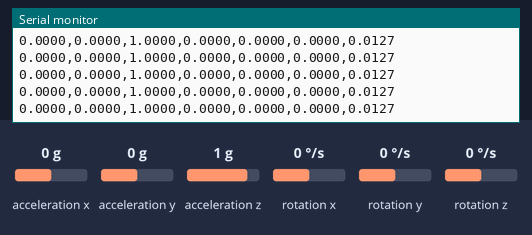
The sketch below on a simulated Arduino Uno, built with avr-gcc and run on an emulated ATmega328P. On the bench: the last lines printed to the serial monitor. The test bench sets the inputs (shaded band); at power-on: acceleration x 0 g, acceleration y 0 g, acceleration z 1 g, rotation x 0 °/s, rotation y 0 °/s, rotation z 0 °/s.

Above: at 1.2 s.
1.3 s: acceleration x set to -1.4 g
At 2.3 s:
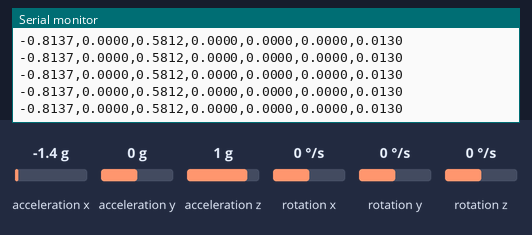
4.3 s: acceleration y set to -1.4 g
At 5.0 s:
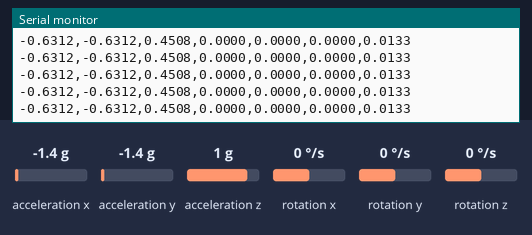
7.3 s: acceleration z set to -1.4 g
At 8.0 s:
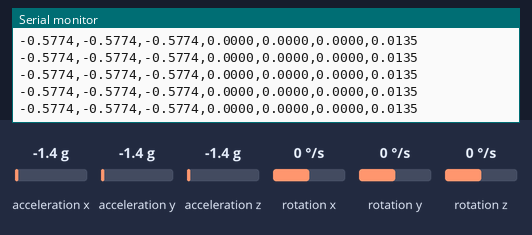
10.3 s: acceleration x set to 0 g
At 11.4 s:
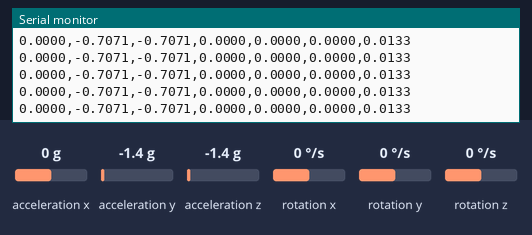
13.3 s: rotation x set to -192 °/s
At 14.4 s:
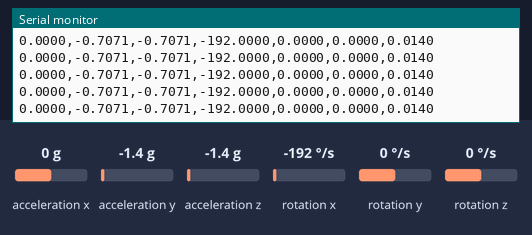
14.8 s: rotation y set to -192 °/s
At 15.7 s:
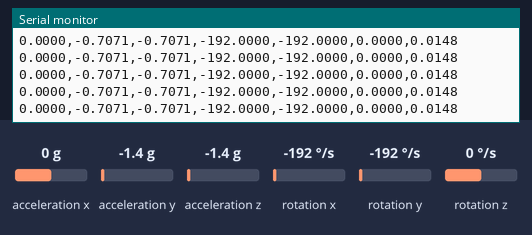
Timing chart, 0 to 17.8 s (numbered marks = the images above; inputs shaded):
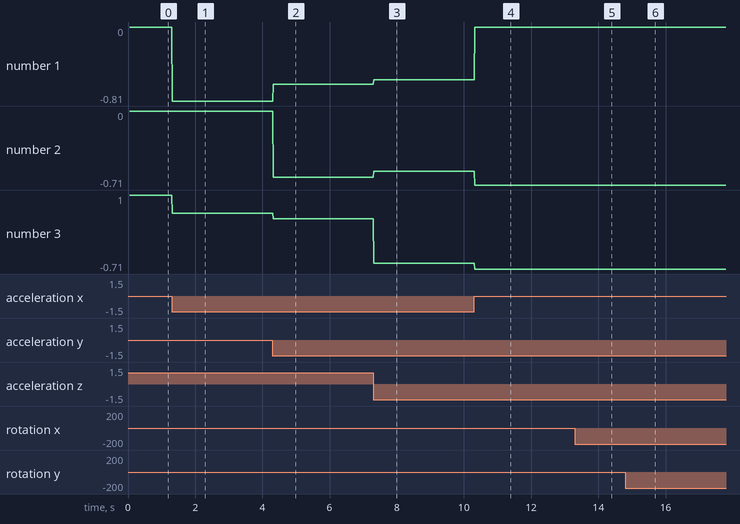

The sketch:

MPU6050_EKF.ino
```cpp
/*
 * Author: adam pasvatis
 *
 * Raw data from the IMU6050 is sent to the terminal
 * Format: Each row contains a different timestamp
 *         First 3 columns contain the accelerometer data, the next 3 columns the gyro, last column contains the dt for this timestep
 *         Units for acceleration are in m/sec² and for angular velocity in deg/sec
 *
 */


#include "I2Cdev.h"
#include "MPU6050.h"
#include <math.h>
#include "Wire.h"

#define DIGITS 4                // number of digits to display for floatting numbers
//#define PI 3.14159265
#define G 9.81

#define LSB_PER_G 16384.0         // bits per g
#define LSB_PER_DEGSEC 131.0      // bits per degree/sec
//#define ACC_SENSITIVITY 2       // in g
//#define GYRO_SENSITIVITY 250    // in degrees/sec

//#define LED_PIN 13


/***Variables declaration***/

//
//float R_Estim[3];     // estimation of projection of normalized gravitation vector
//float R_Gyro[3];      // projection of normalized gravitation vector obtained from last estimated value and gyro movement (in g) - for comparison
//
//float P[3][3] = {{1,0,0},{0,1,0},{0,0,1}};                 // state covariance matrix
//float Q[3][3] = {{1e-4,0,0},{0,1e-4,0},{0,0,1e-4}};        // model and gyro noise covariance
//float R[3][3] = {{1e-3,0,0},{0,1e-3,0},{0,0,1e-3}};        // accelerometer noise covariance
//
//float F[3][3];                                    // model Jacobian (updated in every iteration)
//float H[3][3] = {{1,0,0},{0,1,0},{0,0,1}};        // measurement Jacobian
//float K[3][3];                                    // Kalman gain (updated in every iteration)


MPU6050 accelgyro;    // the IMU sensor
float R_Accel[3];     // projection of normalized gravitation vector on x/y/z axis, as measured by accelerometer (in g)
float g_ang_vel[3];     // gyro measurement vector in degrees/sec
float dt;               // time step
unsigned long t_old;    // for measuring time elapsed

/**********************************************************/


void setup() {

    // join I2C bus (I2Cdev library doesn't do this automatically)
    #if I2CDEV_IMPLEMENTATION == I2CDEV_ARDUINO_WIRE
        Wire.begin();
    #elif I2CDEV_IMPLEMENTATION == I2CDEV_BUILTIN_FASTWIRE
        Fastwire::setup(400, true);
    #endif

    // initialize serial communication
    // (38400 chosen because it works as well at 8MHz as it does at 16MHz, but
    // it's really up to you depending on your project)
    Serial.begin(38400);

    // initialize device
    Serial.println("Initializing I2C devices...");
    // with accel_range = +-2g, gyro_range = +-250 degrees/sec
    accelgyro.initialize();

    // verify connection
    Serial.println("Testing device connections...");
    Serial.println(accelgyro.testConnection() ? "MPU6050 connection successful" : "MPU6050 connection failed");


    // Update internal offsets (necessary every now and again)

    Serial.println("Updating internal sensor offsets...");
    accelgyro.setXAccelOffset(-3285);
    delay(5);
    accelgyro.setYAccelOffset(1300);
    delay(5);
    accelgyro.setZAccelOffset(1155);
    delay(5);
    accelgyro.setXGyroOffset(108);
    delay(5);
    accelgyro.setYGyroOffset(-68);
    delay(5);
    accelgyro.setZGyroOffset(-2);
//

    t_old = micros();
   // firstTime = true;

//    // Initialize estimation
//    R_Estim[0] = 0.0;
//    R_Estim[1] = 0.0;
//    R_Estim[2] = 1.0;

    // configure Arduino LED pin for output
//    pinMode(LED_PIN, OUTPUT);
}


void loop() {


    getRaw();

    // Accelerometer,gyro and dt data to the serial (be careful with the precision here!)
    Serial.print(R_Accel[0],DIGITS);
    Serial.print(",");
    Serial.print(R_Accel[1],DIGITS);
    Serial.print(",");
    Serial.print(R_Accel[2],DIGITS);
    Serial.print(",");
    Serial.print(g_ang_vel[0],DIGITS);
    Serial.print(",");
    Serial.print(g_ang_vel[1],DIGITS);
    Serial.print(",");
    Serial.print(g_ang_vel[2],DIGITS);
    Serial.print(",");
    Serial.print(dt,DIGITS);
    Serial.print("\n");

}


void getRaw(){

    int i;               // for for loops
    unsigned long t_new; // for time measurement

    // accelerometer and gyro raw values (no units)
    int16_t a_raw[3];
    int16_t g_raw[3];

//    float Temp1[3][3];   // temp arrays for calculations
//    float Temp2[3][3];
//    float Temp_Vec[3];
//    float Temp_Vec2[3];

    /***Get measurements and time step***/

    t_new = micros(); // in us

    // read raw accel/gyro measurements from device
    accelgyro.getMotion6(&a_raw[0], &a_raw[1], &a_raw[2], &g_raw[0], &g_raw[1], &g_raw[2]);

    dt = (t_new - t_old) / 1000000.0f; // in sec
    t_old = t_new;

//    Serial.print("Raw a/g:\t");
//    print_data(a_raw,3);
//    print_data(g_raw,3);
//    Serial.print('\n');

    /**********************************************************/


    /***Get accelerometer data in g and gyro in degrees/sec***/

    for(i=0;i<3;i++){
      R_Accel[i] = a_raw[i] / LSB_PER_G;
      g_ang_vel[i] = g_raw[i] / LSB_PER_DEGSEC;
    }

    // normalize acceleration vector
    normalized(R_Accel);

//    Serial.print("Meaningful a/g:\t");
//    print_data(R_Accel,3);
//    print_data(g_ang_vel,3);
//    Serial.print('\n');

//    /**********************************************************/
//
//      /** EKF Prediction step **/
//
//      if(abs(R_Estim[2]) > 0.1){
//
//        // Update with gyro data and previous estimate, only if Rz is not too small.
//        // Else, keep the previous estimation (skip prediction step)
//
//        // first calculate Jacobian of update function (linearization at previous state)
//        update_F();
//
//        // then evaluate the update function, using previous estimation and gyro measurement
//        evaluate_R(R_Estim,R_Estim);
//
//        // normalize gyro estimation
//        normalized(R_Estim);
//
//        // update state covariance
//        transpose(F,Temp1);      // get the transpose of F
//        dot(P, Temp1, Temp2);    // P * F_transpose
//        dot(F, Temp2, Temp1);    // F * (P * F_transpose)
//        plus(Temp1, Q, P);       // add process noise
//      }
////      else{
////        Serial.println("Skipping update!");
////      }
//
//      // Save the gyro estimation for comparison
//      for(i=0;i<3;i++)
//          R_Gyro[i] = R_Estim[i];
//
//      /*************/
//
//
//      /** EKF Correction step **/
//
//      // Necessary calculations
//      plus(R, P, Temp1);      // innovation covariance in Temp1
//      inv(Temp1,Temp2);       // inverse of innovation covariance in Temp2
//      dot(P,Temp2,K);         // Kalman gain
//
//      // Correction of state vector
//      minus(R_Accel,R_Estim,Temp_Vec); // innovation (residual between measurement and predicted state) in Temp_Vec
//      dot(K,Temp_Vec,Temp_Vec2);       // K * innovation in Temp_Vec2
//      plus(R_Estim,Temp_Vec2,R_Estim);  // correct state vector
//
//      // Correction of covariance
//      dot(K,P,Temp1);          // K * P in Temp1
//      minus(P,Temp1,P);        // correct state covariance
//
//      // normalize estimation vector
//      normalized(R_Estim);

      /********************************/

}


//inline void print_data(const int16_t a[], int len){
//// Prints a vector of length len
//
//    for(int i=0;i<len;i++){
//      Serial.print(a[i]); Serial.print("\t");
//    }
//
//}
//
//inline void print_data(const float a[], int len){
//// Prints a vector of length len
//
//    for(int i=0;i<len;i++){
//      Serial.print(a[i]); Serial.print("\t");
//    }
//
//}
//
//inline void print_array(const float A[][3]){
//// Prints the specified 3d-array
//
//    Serial.print("[");
//    for(int i=0;i<3;i++){
//
//      Serial.print(A[i][0],DIGITS);
//      Serial.print("\t");
//      Serial.print(A[i][1],DIGITS);
//      Serial.print("\t");
//      Serial.print(A[i][2],DIGITS);
//      Serial.println("\t");
//    }
//    Serial.println("]");
//}


inline float squared(float x){
// Squares value

  return x*x;
}


inline void normalized(float a[]){
  // Normalizes a 3d-vector

  float len = sqrt(squared(a[0]) + squared(a[1]) + squared(a[2]));

  for(int i=0;i<3;i++){
    a[i] /= len;
  }
}
//
//void transpose(float input[][3], float output[][3]){
//// Find traspose of a 3x3 matrix
//
//    int i, j;
//
//    for(i=0;i<3;i++)
//    {
//        for(j=0;j<3;j++)
//        {
//            output[j][i] = input[i][j];
//        }
//    }
//}
//
//void dot(float A[][3], float B[][3], float result[][3]){
//// Multiplication for 3x3 arrays
//
//    int i, j, k;
//
//    for(i=0;i<3;i++)
//    {
//        for(j=0;j<3;j++)
//        {
//            result[i][j]=0;
//            for(k=0;k<3;k++)
//            {
//                result[i][j] += A[i][k]*B[k][j];
//            }
//        }
//    }
//}
//
//
//void dot(float A[][3], float B[], float result[]){
//// Multiplication of 3x3 array with 3-vector
//
//    int i,j;
//
//    for(i=0;i<3;i++)
//    {
//      result[i]=0;
//      for(j=0;j<3;j++)
//      {
//          result[i] += A[i][j] * B[j];
//      }
//    }
//}
//
//
//void plus(float A[][3], float B[][3], float result[][3]){
//// Addition for 3x3 arrays
//
//    int i, j;
//
//    for(i=0;i<3;i++)
//    {
//        for(j=0;j<3;j++)
//        {
//          result[i][j] = A[i][j] + B[i][j];
//        }
//    }
//}
//
//
//void minus(float A[][3], float B[][3], float result[][3]){
//// Subtraction for 3x3 arrays
//
//    int i, j;
//
//    for(i=0;i<3;i++)
//    {
//        for(j=0;j<3;j++)
//        {
//          result[i][j] = A[i][j] - B[i][j];
//        }
//    }
//}
//
//
//void plus(float A[], float B[], float result[]){
//// Addition for 3-vector
//
//    int i;
//
//    for(i=0;i<3;i++)
//    {
//      result[i] = A[i] + B[i];
//    }
//}
//
//
//void minus(float A[], float B[], float result[]){
//// Subtraction for 3-vector
//
//    int i;
//
//    for(i=0;i<3;i++)
//    {
//      result[i] = A[i] - B[i];
//    }
//}
//
//
//void inv(float A[][3], float result[][3]){
//// Finds inverse of 3x3 array
//
//    int i, j;
//    float det = 0;
//
//    for(i=0;i<3;i++)
//        det = det + (A[0][i]*(A[1][(i+1)%3]*A[2][(i+2)%3] - A[1][(i+2)%3]*A[2][(i+1)%3]));
//
//    for(i=0;i<3;i++){
//        for(j=0;j<3;j++)
//            result[i][j] = ((A[(i+1)%3][(j+1)%3] * A[(i+2)%3][(j+2)%3]) - (A[(i+1)%3][(j+2)%3]*A[(i+2)%3][(j+1)%3]))/ det ;
//    }
//}
//
//
//void evaluate_R(float R[],float R_result[]){
//
//// Evaluates the prediction function of the EKF, at the given R[n-1] and gives the result in R_result
//
//    int i;
//    float Az[2];          //angles between projection of the vector on XZ/YZ plane and Z axis (deg)
//    float signRz;         // sign of the z component of the gyro estimation for the gravity vector
//
//    // get angles between projection of R on ZX/ZY plane and Z axis, based on last R_Estim and gyro measurement
//    for(i=0;i<=1;i++){
//        Az[i] = (atan2(R[i],R[2]) * 180 / PI) + g_ang_vel[i] * dt;
//    }
//
//    // estimate sign of RzGyro by looking in what qudrant the angle Axz is: pozitive if Axz in range -90 ..90 => cos(Axz) >= 0
//    signRz = ( cos(Az[0] * PI / 180) >=0 ) ? 1 : -1;
//
//    R_result[0] = sin(Az[0] * PI / 180) / sqrt( 1 + squared(cos(Az[0] * PI / 180)) * squared(tan(Az[1] * PI / 180)) );
//    R_result[1] = sin(Az[1] * PI / 180) / sqrt( 1 + squared(cos(Az[1] * PI / 180)) * squared(tan(Az[0] * PI / 180)) );
//    R_result[2] = signRz * sqrt(1 - squared(R_result[0]) - squared(R_result[1]));
//}
//
//
//void update_F(){
//// Approximates the prediction Jacobian with central finite differences
//
//    float step = 1e-5; // the finite difference step
//    int i,j;
//    float Rtemp[3], R_step_back[3], R_step_forward[3]; // temporary arrays to store results for finite differences
//
//
//    // for each of the 3 state variables
//    for(i=0;i<3;i++){
//
//        // reset Rtemp to R_Estim
//        for(j=0;j<3;j++){
//            Rtemp[j] = R_Estim[j];
//        }
//        Rtemp[i] = R_Estim[i] + step;           // forward step only for the state variable under perturbation
//        evaluate_R(Rtemp,R_step_forward);       // evaluate update function one step ahead
//
//
//        // reset Rtemp to R_Estim
//        for(j=0;j<3;j++){
//            Rtemp[j] = R_Estim[j];
//        }
//        Rtemp[i] = R_Estim[i] - step;           // backward step only for the state variable under perturbation
//        evaluate_R(Rtemp,R_step_back);          // evaluate update function one step ahead
//
//
//        // fill the corresponding column of J
//        for(j=0;j<3;j++){
//            F[j][i] = (R_step_forward[j] - R_step_back[j]) / (2*step);
//        }
//    }
//}
```

Measured:
- after the input at 1.3 s, the serial monitor: prints a new line at once (image 1)
- after the input at 4.3 s, the serial monitor: prints a new line at once (image 2)
- after the input at 7.3 s, the serial monitor: prints a new line at once (image 3)
- after the input at 10.3 s, the serial monitor: prints a new line at once (image 4)
- after the input at 13.3 s, the serial monitor: prints a new line at once (image 5)
- after the input at 14.8 s, the serial monitor: prints a new line at once (image 6)
- plotted number 1: 0 → -0.81 after the input at 1.3 s, -0.81 → -0.63 after the input at 4.3 s, -0.63 → -0.58 after the input at 7.3 s
- plotted number 2: 0 → -0.63 after the input at 4.3 s, -0.63 → -0.58 after the input at 7.3 s, -0.58 → -0.71 after the input at 10.3 s
